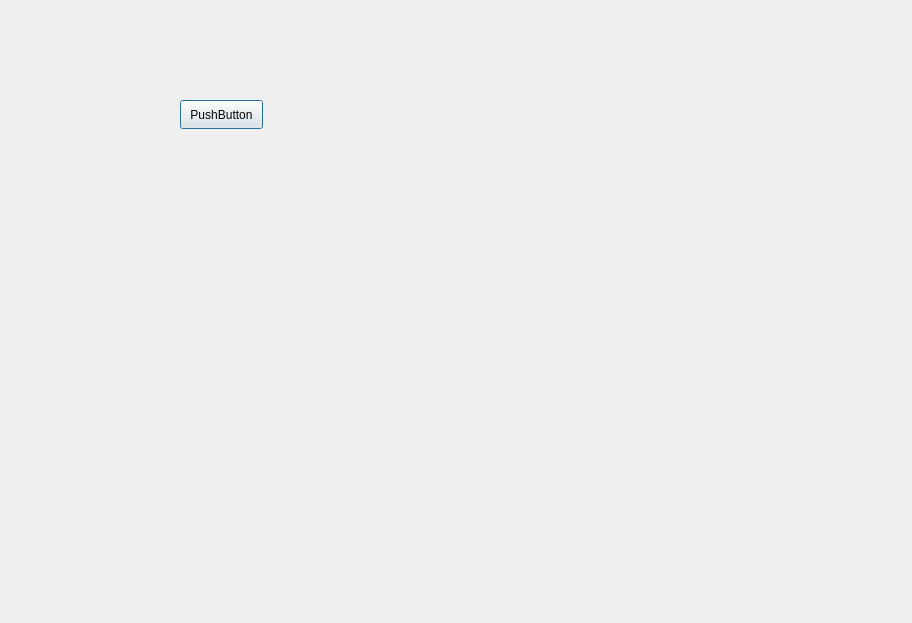
<?xml version="1.0" encoding="UTF-8"?>
<ui version="4.0">
 <class>JanelaVenda</class>
 <widget class="QDialog" name="JanelaVenda">
  <property name="geometry">
   <rect>
    <x>0</x>
    <y>0</y>
    <width>912</width>
    <height>623</height>
   </rect>
  </property>
  <property name="windowTitle">
   <string>Dialog</string>
  </property>
  <widget class="QPushButton" name="pushButton">
   <property name="geometry">
    <rect>
     <x>180</x>
     <y>100</y>
     <width>83</width>
     <height>29</height>
    </rect>
   </property>
   <property name="text">
    <string>PushButton</string>
   </property>
  </widget>
 </widget>
 <resources/>
 <connections/>
</ui>
